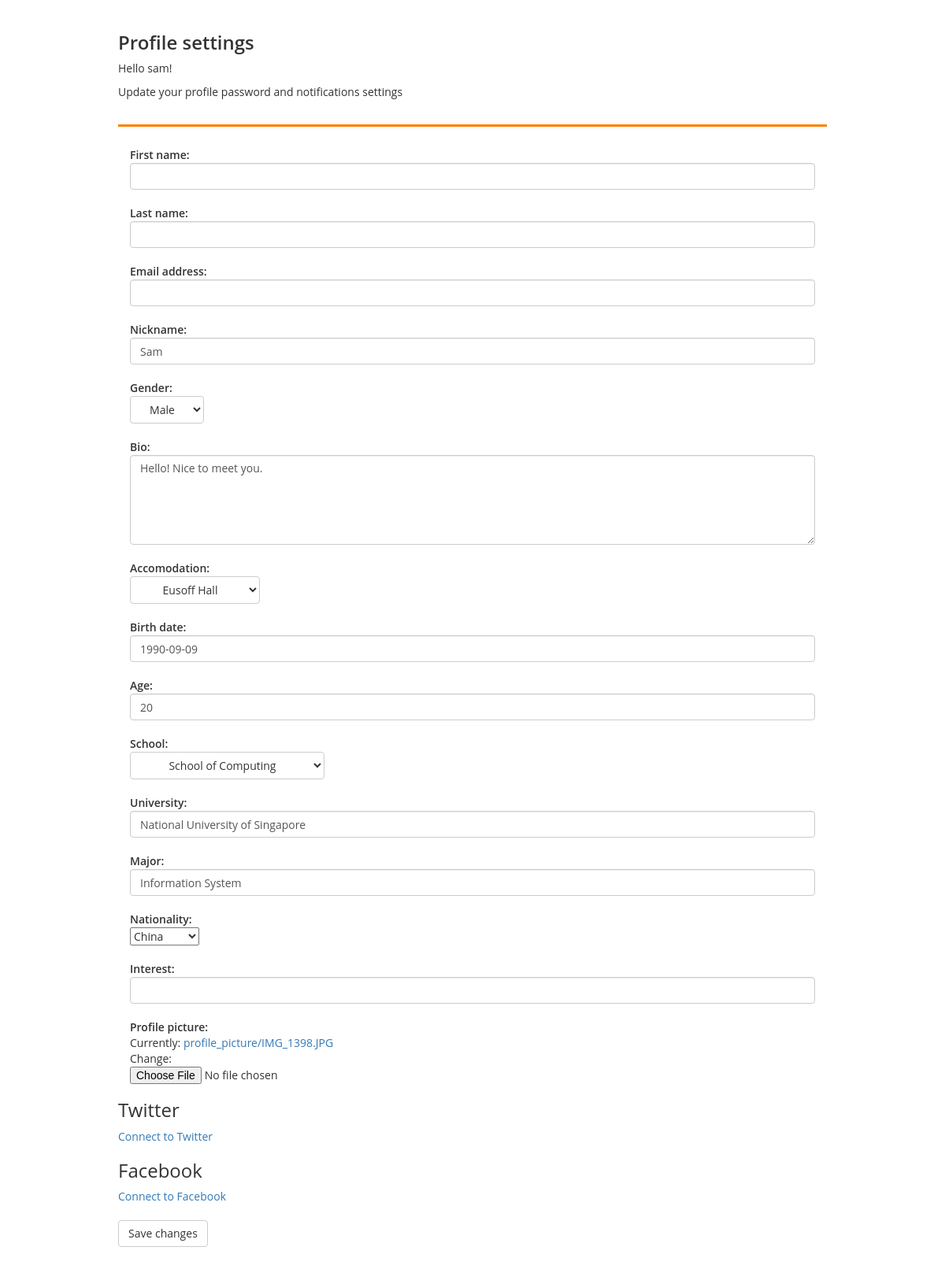
Before: /me/settings/ (signed in) with the older database file.
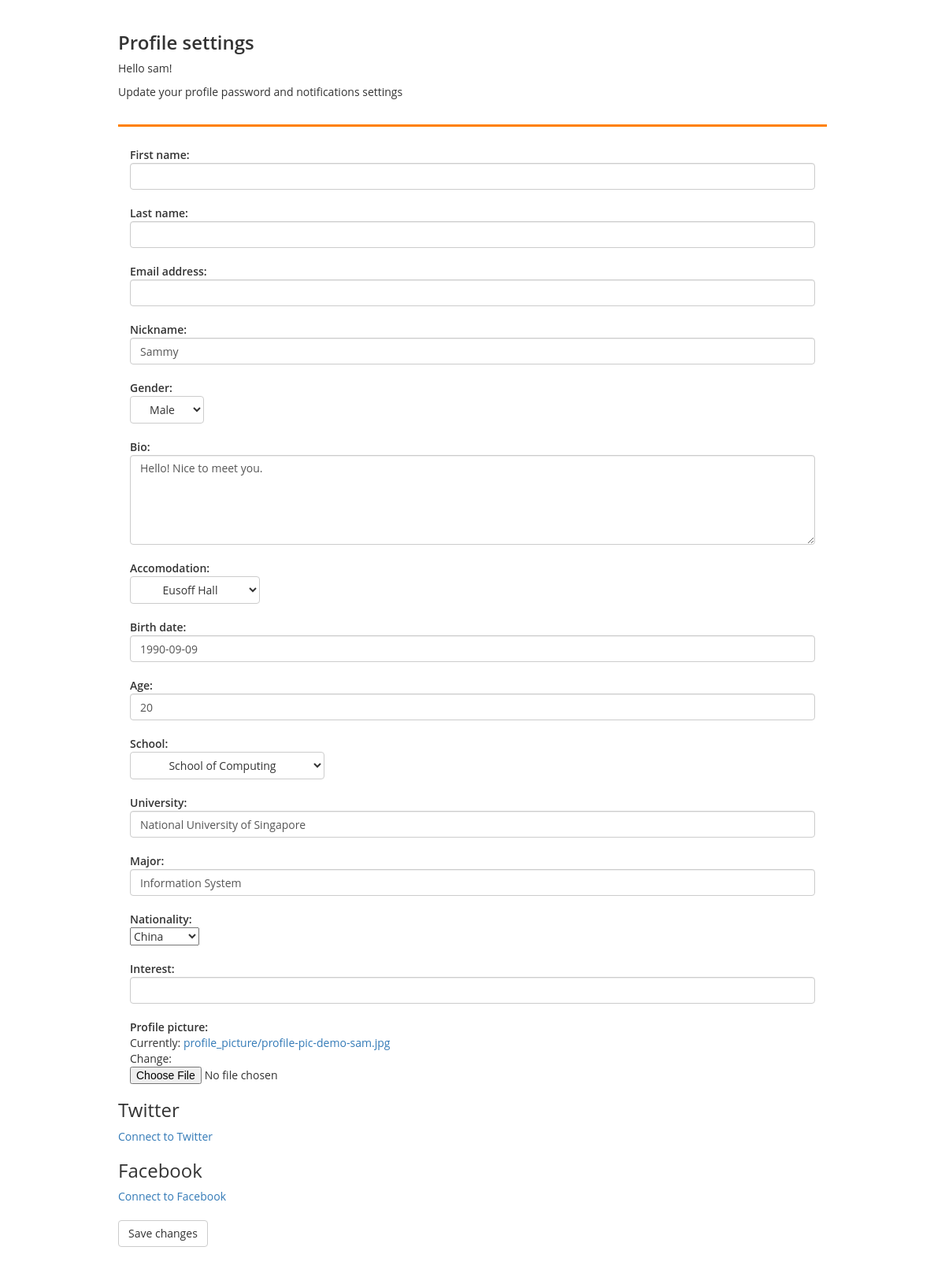
After: the same page with the newer database file.
### nusxchange/models.py (models this page shows, shortened)
class Profile(models.Model):
    soc = 1
    fass = 2
    fos = 3
    biz = 4
    dent = 5
    sde = 6
    duke = 7
    eng = 8
    law = 9
    med = 10
    music = 11
    sph = 12
    spp = 13
    yale = 14
    oth = 15
    SCHOOL_CHOICES = (
        (soc, 'School of Computing'),
        (fass, 'Faculty of Arts & Social Science'),
        (fos, 'Faculty of Science'),
        (biz, 'Business and Accountancy'),
        (dent, 'Dentistry'),
        (sde, 'Design & Environment'),
        (duke, 'Duke-NUS'),
        (eng, 'Engineering'),
        (law, 'Law'),
        (med, 'Medicine'),
        (music, 'Music'),
        (sph, 'Public Health'),
        (spp, 'Public Policy'),
        (yale, 'Yale-NUS'),
        (oth, 'Others'),
        )
    TEMASEK='TH'
    EUSOFF='EH'
    CINNAMON='CC'
    TEMBUSU='TC'
    OFFCAMPUS='OC'
    ACCOMODATION_CHOICES = (
        (TEMASEK, 'Temasek Hall'),
        (EUSOFF, 'Eusoff Hall'),
        (CINNAMON, 'Cinnamon College'),
        (TEMBUSU, 'Tembusu College'),
        (OFFCAMPUS, 'Off-Campus')
        )
    user = models.OneToOneField(User, on_delete=models.CASCADE)
    bio = models.TextField(max_length=500, null = False, blank=True )
    accomodation = models.CharField(
        max_length=2,
        blank=False,
        default = OFFCAMPUS,
        choices = ACCOMODATION_CHOICES,
        )
    birth_date = models.DateField(null=True, blank=False)
    school = models.PositiveSmallIntegerField(
        choices = SCHOOL_CHOICES,
        blank = False,
        default = oth,
        )
    nickname = models.CharField(max_length=30, null=False, blank=True)
    matric_num = models.CharField(
        max_length=9,
        blank=False,
        default = 'A0000000Z',)
    age = models.CharField(max_length=3, blank=False, default=18)
    gender = models.CharField(
        max_length=3,
        choices = (('F', 'Female'),('M', 'Male'),),
        default='M',
        )
    major = models.CharField(max_length=30, null = False, blank=True)
    NATIONALITY_CHOICES=(
        ('CN',  'China'),
        ('SG', 'Singapore'),
        ('OT', 'Others'),
        ) #tbc
    nationality = models.CharField(
        choices = NATIONALITY_CHOICES,
        max_length=2,
        blank=False,
        default='OT',
        )
    interest = models.CharField(max_length=300, null = False, blank=True)
    university = models.CharField(max_length=300, null = False, blank = True)
    facebook_url = models.URLField(null = False, blank=True, )
    profile_picture = models.ImageField(
        upload_to="profile_picture",
        blank=False,
        null = False,
        default="profile_picture/no-img.jpg",
        )

### profile_management/views.py (the view)
@login_required
@transaction.atomic
def edit_profile(request):
    if request.method == 'POST':
        user_form = UserForm(request.POST, instance=request.user)
        profile_form = ProfileForm(request.POST, instance=request.user.profile)
        if user_form.is_valid() and profile_form.is_valid():
            user_form.save()
            if 'profile_picture' in request.FILES:
                request.user.profile.profile_picture = request.FILES['profile_picture']
            profile_form.save()
            messages.success(request, 'Your profile was successfully updated!')
            return redirect('profile:myhome')
        else:
            messages.error(request, _('Please correct the error below.'))
    else:
        user_form = UserForm(instance=request.user)
        profile_form = ProfileForm(instance=request.user.profile)
    return render(
        request, 'profile_management/settings.html',
        {'user_form': user_form,'profile_form': profile_form}
        )

### profile_management/forms.py
class UserForm(forms.ModelForm):
    class Meta:
        model = User
        fields = ('first_name', 'last_name', 'email')
        widgets = {
            'first_name': forms.TextInput(attrs={'class': 'form-control'}),
            'last_name': forms.TextInput(attrs={'class': 'form-control'}),
            'email': forms.TextInput(attrs={'class': 'form-control'}),
        }

### templates/profile_management/settings.html (shortened to what this page needs)
{% block content %}
<!DOCTYPE html>
<html >
<head>
  <link rel='stylesheet prefetch' href='https://maxcdn.bootstrapcdn.com/bootstrap/3.3.7/css/bootstrap.min.css'>
{% load static %}
  <link rel="stylesheet" href="{% static 'profile_management/settings.css' %}">
</head>
<body>
  <div class="container-fluid">
  <div class="row">
    <div class="col-sm-12">
      <div class="profile-holder">
        <div class="profile-people-holder" border-bottom-color="#FFF">
          <div class="profile-name">
            <h3>Profile settings</h3>
				<p>Hello {{ user.username }}!</p>
            <p>Update your profile password and notifications settings</p>
          </div>
        </div>
        <div class="profile-settings-holder">
	<form method="post" enctype="multipart/form-data">
          {% for field in user_form %}
            <div class="form-group clearfix">
              <div class="col-sm-12 control-label">
                {{ field.label_tag }}
              </div>
              <div class="col-sm-12">
                {{ field }}
              </div>
            </div>
          {% endfor %}
          {% for field in profile_form %}
            <div class="form-group clearfix">
              <div class="col-sm-12 control-label">
                {{ field.label_tag }}
              </div>
              <div class="col-sm-12">
                {{ field }}
              </div>
            </div>
          {% endfor %}
 	<h3>Twitter</h3>
	{% if twitter_login %}
		<p>Connected as <a href="https://twitter.com/{{ twitter_login.extra_data.access_token.screen_name }}/" target="_blank">@{{ twitter_login.extra_data.access_token.screen_name }}</a></p>
		{% if can_disconnect %}
		   <form method="post" action="{% url 'social:disconnect' 'twitter' %}">
		     {% csrf_token %}
		     <button type="submit">Disconnect from Twitter</button>
		   </form>
		{% else %}
		   <button type="button" disabled>Disconnect from Twitter</button>
		   <p style="color: red">You must <a href="{% url 'password' %}">define a password</a> for your account before disconnecting from Twitter.</p>
		{% endif %}
	{% else %}
	 <a href="{% url 'social:begin' 'twitter' %}">Connect to Twitter</a>
	{% endif %}
	<h3>Facebook</h3>
	{% if facebook_login %}
   	<p>Connected as <a href="https://facebook.com/{{ facebook_login.extra_data.id }}/" target="_blank">{{ facebook_login.extra_data.id }}</a></p>
    		{% if can_disconnect %}
		      <form method="post" action="{% url 'social:disconnect' 'facebook' %}">
		      {% csrf_token %}
		      <button type="submit">Disconnect from Facebook</button>
		      </form>
		   {% else %}
		      <button type="button" disabled>Disconnect from Facebook</button>
		      <p style="color: red">You must <a href="{% url 'password' %}">define a password</a> for your account before disconnecting from Facebook.</p>
		   {% endif %}
	{% else %}
 		<a href="{% url 'social:begin' 'facebook' %}">Connect to Facebook</a><br><br>
	{% endif %}
  	<button type="submit" class="btn btn-default">Save changes</button>
	</form>
</html>
{% endblock %}

Changed rows visible on the page:
changed Profile "Male": nickname "Sam" → "Sammy"
Other visible differences:
text no longer shown: "Currently: profile_picture/IMG_1398.JPG Change:"
text now shown: "Currently: profile_picture/profile-pic-demo-sam.jpg Change:"
